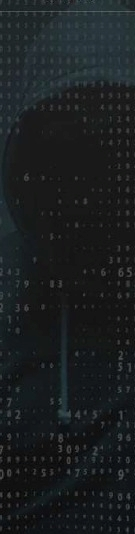
#> input picture s1.jpeg, 135 x 534 px, given in place of S1.jpg, which was not available
$ python blend_image.py
#> lines starting #> are read from the running program, lines starting #| are printed output that depends on the picture; after the words box and inside, x2 and y2 are one past the last pixel; in counts of white or black regions, pixels touching at a corner belong together; pictures that were not available may be replaced by others from this repository, and a replacement may not be noted
import cv2
import imutils
import numpy as np


class ImageBlending:
    ...


class Panorama:
    """
    Get the image stitching with opencv and python code, for panorama creation.
    The code is based on the following tutorial:
    https://pyimagesearch.com/2018/12/17/image-stitching-with-opencv-and-python/
    """

    def __init__(self, images, ratio=0.75, reproj_thresh=4.0, show_matches=False):
        """
        :param images: List of images to stitch.
        :param ratio: The ratio of the keypoint detector.
        :param reproj_thresh: The threshold for the RANSAC algorithm.
        :param show_matches: Show the matches between the images.
        """
        self.images = images
        self.ratio = ratio
        self.reproj_thresh = reproj_thresh
        self.show_matches = show_matches

    def stitch(self):
        """
        Stitch the images together.
        :return: The stitched image.
        """
        # Detect and extract features from the images.
        (image_b, image_a) = self.images
        (kps_a, features_a) = self._detect_and_extract(image_a)
        (kps_b, features_b) = self._detect_and_extract(image_b)

        # Match the features between the two images.
        M = self._match_keypoints(kps_a, kps_b, features_a, features_b)

        # If the match is None, then there aren't enough matched keypoints to create a panorama.
        if M is None:
            return None

        # Otherwise, apply a perspective warp to stitch the images together.
        (matches, H, status) = M
        result = cv2.warpPerspective(image_a, H, (image_a.shape[1] + image_b.shape[1], image_a.shape[0]))
        result[0:image_b.shape[0], 0:image_b.shape[1]] = image_b

        # Check to see if the keypoint matches should be visualized.
        if self.show_matches:
            vis = self._draw_matches(image_a, image_b, kps_a, kps_b, matches, status)
            return (result, vis)

        # Return the stitched image.
        return result

    def _detect_and_extract(self, image):
        """
        Detect and extract features from the image.
        :param image: The image to detect and extract features.
        :return: The keypoints and features.
        """
        descriptor = cv2.xfeatures2d.SIFT_create()
        (kps, features) = descriptor.detectAndCompute(image, None)
        kps = np.float32([kp.pt for kp in kps])
        return (kps, features)

    def _match_keypoints(self, kps_a, kps_b, features_a, features_b):
        """
        Match the keypoints between the two images.
        :param kps_a: The keypoints of the first image.
        :param kps_b: The keypoints of the second image.
        :param features_a: The features of the first image.
        :param features_b: The features of the second image.
        :return: The matches between the two images.
        """
        matcher = cv2.DescriptorMatcher_create("BruteForce")
        raw_matches = matcher.knnMatch(features_a, features_b, 2)
        matches = []

        # Loop over the raw matches.
        for m in raw_matches:
            # Ensure the distance is within a certain ratio of each other (i.e. Lowe's ratio test).
            if len(m) == 2 and m[0].distance < m[1].distance * self.ratio:
                matches.append((m[0].trainIdx, m[0].queryIdx))

        # Computing a homography requires at least 4 matches.
        if len(matches) > 4:
            # Construct the two sets of points.
            pts_a = np.float32([kps_a[i] for (_, i) in matches])
            pts_b = np.float32([kps_b[i] for (i, _) in matches])

            # Compute the homography between the two sets of points.
            (H, status) = cv2.findHomography(pts_a, pts_b, cv2.RANSAC, self.reproj_thresh)

            # Return the matches along with the homograpy matrix and status of each matched point.
            return (matches, H, status)

        # Otherwise, no homograpy could be computed.
        return None

    def _draw_matches(self, image_a, image_b, kps_a, kps_b, matches, status):
        """
        Draw the matches between the two images.
        :param image_a: The first image.
        :param image_b: The second image.
        :param kps_a: The keypoints of the first image.
        :param kps_b: The keypoints of the second image.
        :param matches: The matches between the two images.
        :param status: The status of the matches.
        :return: The image with the matches drawn.
        """
        # Initialize the output visualization image.
        (h_a, w_a) = image_a.shape[:2]
        (h_b, w_b) = image_b.shape[:2]
        vis = np.zeros((max(h_a, h_b), w_a + w_b, 3), dtype="uint8")
        vis[0:h_a, 0:w_a] = image_a
        vis[0:h_b, w_a:] = image_b

        # Loop over the matches.
        for ((train_idx, query_idx), s) in zip(matches, status):
            # Only process the match if the keypoint was successfully matched.
            if s == 1:
                # Draw the match.
                pt_a = (int(kps_a[query_idx][0]), int(kps_a[query_idx][1]))
                pt_b = (int(kps_b[train_idx][0]) + w_a, int(kps_b[train_idx][1]))
                cv2.line(vis, pt_a, pt_b, (0, 255, 0), 1)

        # Return the visualization.
        return vis


if __name__ == '__main__':
    # Load the images and resize them to have a width of 400 pixels (for faster processing).
    image_a = cv2.imread("mares-cv-panorama-dataset/S1.jpg")
#> image_a is the input picture: shape (534, 135, 3); mean B, G, R 32.2, 30.5, 26.6
    image_b = cv2.imread("mares-cv-panorama-dataset/S1.jpg")
    image_a = imutils.resize(image_a, width=400)
#> image_a: shape (1582, 400, 3)
    image_b = imutils.resize(image_b, width=400)

    # Stitch the images together to create a panorama.
    stitcher = Panorama([image_a, image_b], show_matches=True)
#> in __init__, `self.images = images`: self.images = 2 items
    (result, vis) = stitcher.stitch()
#> in _detect_and_extract, `(kps, features) = descriptor.detectAndCompute(image, None)`: kps = 512 keypoints; strongest (x, y, size): (26, 1467, 8.4), (203, 1398, 7.7), (381, 1471, 8.9), (353, 1537, 8.2)
#> in _detect_and_extract, `kps = np.float32([kp.pt for kp in kps])`: kps = 512 pairs, first value 4.16 to 387.7, second value 4.23 to 1569.4
#> in stitch, `(kps_a, features_a) = self._detect_and_extract(image_a)`: kps_a has the same summary as kps in _detect_and_extract
#> in _detect_and_extract (call 2), `(kps, features) = descriptor.detectAndCompute(image, None)`: kps = 512 keypoints; strongest (x, y, size): (26, 1467, 8.4), (203, 1398, 7.7), (381, 1471, 8.9), (353, 1537, 8.2)
#> in stitch, `(kps_b, features_b) = self._detect_and_extract(image_b)`: kps_b = 512 pairs, first value 4.16 to 387.7, second value 4.23 to 1569.4
#> in _match_keypoints, `raw_matches = matcher.knnMatch(features_a, features_b, 2)`: raw_matches = 512 matches
#> after the loop in _match_keypoints, `for m in raw_matches:`: matches = 512 pairs, first value 0 to 511, second value 0 to 511
#> in _match_keypoints, `pts_a = np.float32([kps_a[i] for (_, i) in matches])`: pts_a has the same summary as kps_b in stitch
#> in _match_keypoints, `pts_b = np.float32([kps_b[i] for (i, _) in matches])`: pts_b has the same summary as kps_b in stitch
#> in _match_keypoints, `(H, status) = cv2.findHomography(pts_a, pts_b, cv2.RANSAC, self.reproj..`: H = [[1, 3.89e-16, 2.19e-13], [-1.66e-14, 1, 4.06e-12], [-1.55e-17, 1.56e-18, 1]]; status = 512 values from 1 to 1
#> in stitch, `result = cv2.warpPerspective(image_a, H, (image_a.shape[1] + image_b.s..`:
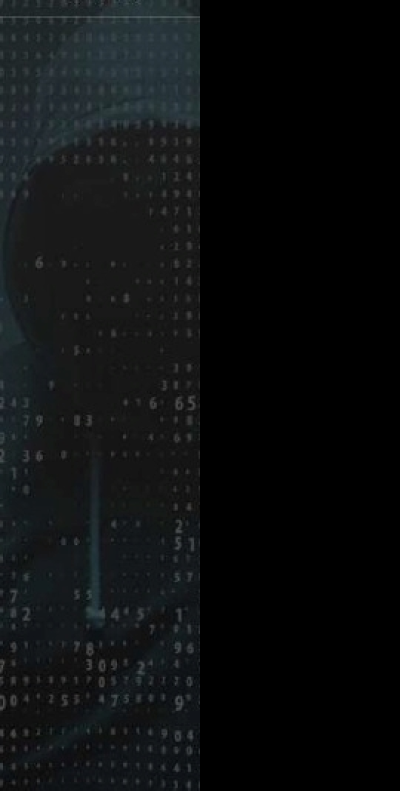
#> result: shape (1582, 800, 3) (shown at 1/2 size); mean B, G, R 16.1, 15.2, 13.3
#> in _draw_matches, `vis[0:h_b, w_a:] = image_b`:
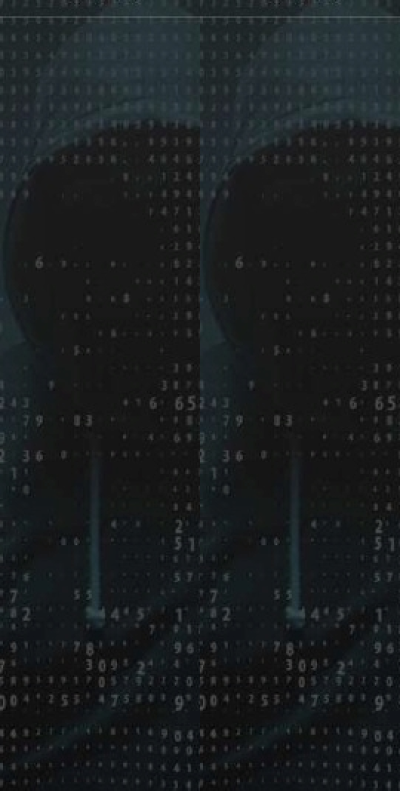
#> vis: shape (1582, 800, 3) (shown at 1/2 size); mean B, G, R 32.2, 30.5, 26.6
#> the loop in _draw_matches, `for ((train_idx, query_idx), s) in zip(matches, status):` made 512 passes
#> (pt_a, pt_b) on passes 1 to 12: ((4, 1332), (404, 1332)), ((4, 1364), (404, 1364)), ((4, 1364), (404, 1364)), ((5, 906), (405, 906)), ((6, 1323), (406, 1323)), ((7, 1325), (407, 1325)), ((8, 38), (408, 38)), ((8, 38), (408, 38)), ((8, 38), (408, 38)), ((10, 33), (410, 33)), ((19, 33), (419, 33)), ((19, 33), (419, 33))
#> pt_a on pass 100: (76, 1359)
#> after the loop in _draw_matches, `for ((train_idx, query_idx), s) in zip(matches, status):`:
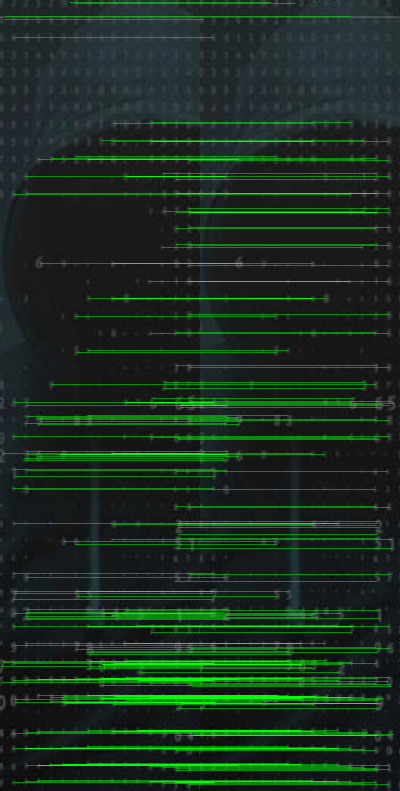
#> vis: shape (1582, 800, 3) (shown at 1/2 size); 7.39% of pixels changed, all inside (x1, y1, x2, y2) = (4, 4, 788, 1570)

    # Show the images.
    cv2.imshow("Image A", image_a)
    cv2.imshow("Image B", image_b)
    cv2.imshow("Keypoint Matches", vis)
    cv2.imshow("Result", result)
    cv2.waitKey(0)
